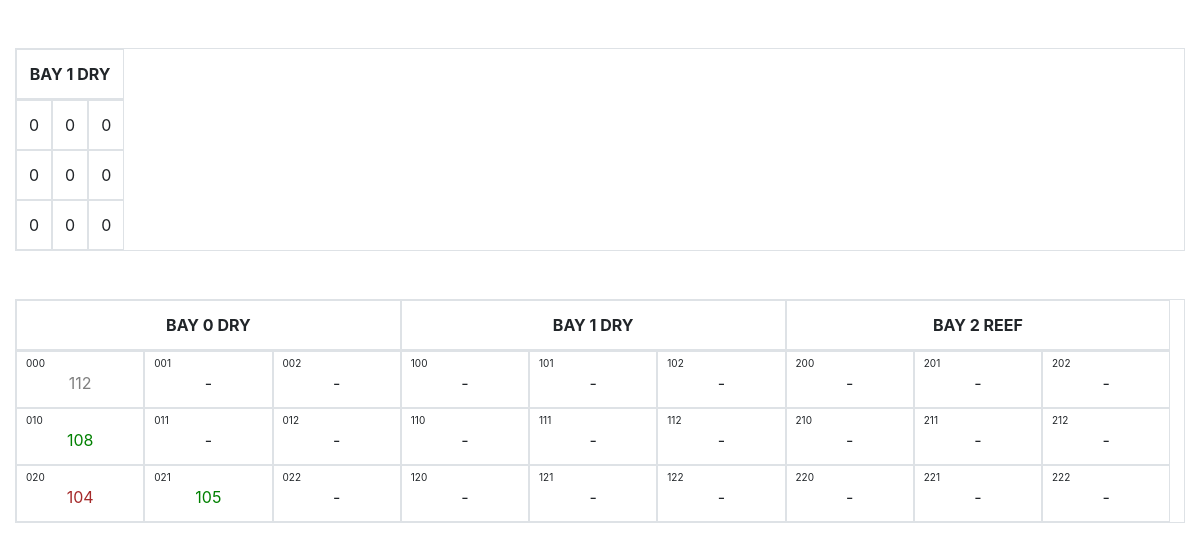
The app's page /1.php with its own data.
### tables this page shows
CREATE TABLE `container` (
  `id_container` int(10) NOT NULL,
  `asal_container` text NOT NULL,
  `tujuan_container` text NOT NULL,
  `id_sales` int(10) NOT NULL
);

### 1.php (the view, shortened to what this page needs)
<?php
    require 'connect.php';
?>
<!DOCTYPE html>
<html lang="en">
<head>
    <link rel="stylesheet" href="https://maxcdn.bootstrapcdn.com/bootstrap/4.0.0/css/bootstrap.min.css">
</head>
<body>
    <div class="container-fluid mt-5">
        <table class="table table-responsive table-bordered text-center overflow-auto">
            <thead>
                <tr class="flex flex-nowrap row" style="margin-left: 0;">
                    <th class="col-12">BAY 1 DRY</th>
                </tr>
            </thead>
            <tbody class="overflow-auto">
                <tr class="flex flex-nowrap row" style="margin-left: 0;">
                    <td class="col-4">0</td>
                    <td class="col-4">0</td>
                    <td class="col-4">0</td>
                </tr>
                <tr class="flex flex-nowrap row" style="margin-left: 0;">
                    <td class="col-4">0</td>
                    <td class="col-4">0</td>
                    <td class="col-4">0</td>
                </tr>
                <tr class="flex flex-nowrap row" style="margin-left: 0;">
                    <td class="col-4">0</td>
                    <td class="col-4">0</td>
                    <td class="col-4">0</td>
                </tr>
            </tbody>
        </table>
    </div>
    <div class="container-fluid mt-5">
        <table class="table table-responsive table-bordered text-center overflow-auto">
            <thead>
                <?php $temp = 3; ?>
                <tr class="flex flex-nowrap row" style="margin-left: 0;">
                    <?php
                        for ($i = 0; $i < $temp; $i++) {
                            if ($i == 2 || $i == 3) {
                                echo
                                    "
                                        <th class='col-12'>BAY $i REEF</th>
                                    ";
                            }
                            else {
                                echo
                                "
                                    <th class='col-12'>BAY $i DRY</th>
                                ";
                            }
                        }
                    ?>
                </tr>
            </thead>
            <tbody class="overflow-auto">
                <tr class="flex flex-nowrap row" style="margin-left: 0;">
                    <?php
                        $a = 0;
                        $b = 0;
                        $c = 0;
                        $counter = 0;
                    ?>
                    <?php
                        for ($i = 0; $i < 3 * $temp; $i++) {
                            $id = 'Vincentius';
                            $sql = "SELECT ship FROM user WHERE team_name ='$id'";
                            $result = mysqli_query($con, $sql);
                            $row = mysqli_fetch_array($result);
                            $rowDeck = json_decode($row['ship']);
                            echo
                            "
                                <td class='col-4'>
                                    <div class='id'>
                                        $a$b$c
                                    </div>
                            ";
                            if ($rowDeck[$a][$b][$c] == 0) {
                                echo "-";
                            } else {
                                $container = $rowDeck[$a][$b][$c];
                                $sql = "SELECT * FROM container WHERE id_container='$container'";
                                $result = mysqli_query($con, $sql);
                                $row = mysqli_fetch_array($result);
                                if ($row[2] == 'MDN') {
                                    echo "<div style='color: gray'>$row[0]</div>";
                                }
                            }
                            echo "</td>";
                            $c += 1;
                            $counter += 1;
                            if ($counter % 3 == 0) {
                                $a += 1;
                            }
                            if ($c == 3) $c = 0;
                        }
                    ?>
                </tr>
                <tr class="flex flex-nowrap row" style="margin-left: 0;">
                    <?php
                        $a = 0;
                        $b = 1;
                        $c = 0;
                        $counter = 0;
                    ?>
                    <?php
                        for ($i = 0; $i < 3 * $temp; $i++) {
                            $id = 'Vincentius';
                            $sql = "SELECT ship FROM user WHERE team_name ='$id'";
                            $result = mysqli_query($con, $sql);
                            $row = mysqli_fetch_array($result);
                            $rowDeck = json_decode($row['ship']);
                            echo
                            "
                                <td class='col-4'>
                                    <div class='id'>
                                        $a$b$c
                                    </div>
                            ";
                            if ($rowDeck[$a][$b][$c] == 0) {
                                echo "-";
                            } else {
                                $container = $rowDeck[$a][$b][$c];
                                $sql = "SELECT * FROM container WHERE id_container='$container'";
                                $result = mysqli_query($con, $sql);
                                $row = mysqli_fetch_array($result);
                                if ($row[2] == 'JKT') {
                                    echo "<div style='color: green'>$row[0]</div>";
                                }
                            }
                            echo "</td>";
                            $c += 1;
                            $counter += 1;
                            if ($counter % 3 == 0) {
                                $a += 1;
                            }
                            if ($c == 3) $c = 0;
                        }
                    ?>
                </tr>
                <tr class="flex flex-nowrap row" style="margin-left: 0;">
                <?php
                        $a = 0;
                        $b = 2;
                        $c = 0;
                        $counter = 0;
                    ?>
                    <?php
                        for ($i = 0; $i < 3 * $temp; $i++) {
                            $id = 'Vincentius';
                            $sql = "SELECT ship FROM user WHERE team_name ='$id'";
                            $result = mysqli_query($con, $sql);
                            $row = mysqli_fetch_array($result);
                            $rowDeck = json_decode($row['ship']);
                            echo
                            "
                                <td class='col-4'>
                                    <div class='id'>
                                        $a$b$c
                                    </div>
                            ";
                            if ($rowDeck[$a][$b][$c] == 0) {
                                echo "-";
                            } else {
                                $container = $rowDeck[$a][$b][$c];
                                $sql = "SELECT * FROM container WHERE id_container='$container'";
                                $result = mysqli_query($con, $sql);
                                $row = mysqli_fetch_array($result);
                                if ($row[2] == 'BPP') {
                                    echo "<div style='color: brown'>$row[0]</div>";
                                }
                                if ($row[2] == 'JKT') {
                                    echo "<div style='color: green'>$row[0]</div>";
                                }
                            }
                            echo "</td>";
                            $c += 1;
                            $counter += 1;
                            if ($counter % 3 == 0) {
                                $a += 1;
                            }
                            if ($c == 3) $c = 0;
                        }
                    ?>
                </tr>
            </tbody>
        </table>
    </div>
</body>
</html>

### 1.php (style rules this page uses)
.id { margin-top: -8px; margin-left: -3px; font-size: 10px; vertical-align: top; text-align: left; }

### records on screen
container: id_container "112"
container: id_container "108"
container: id_container "104"
container: id_container "105"

### other values on screen
$c "1"
$c "2"
$a "1"
$c "0"
$a "2"
